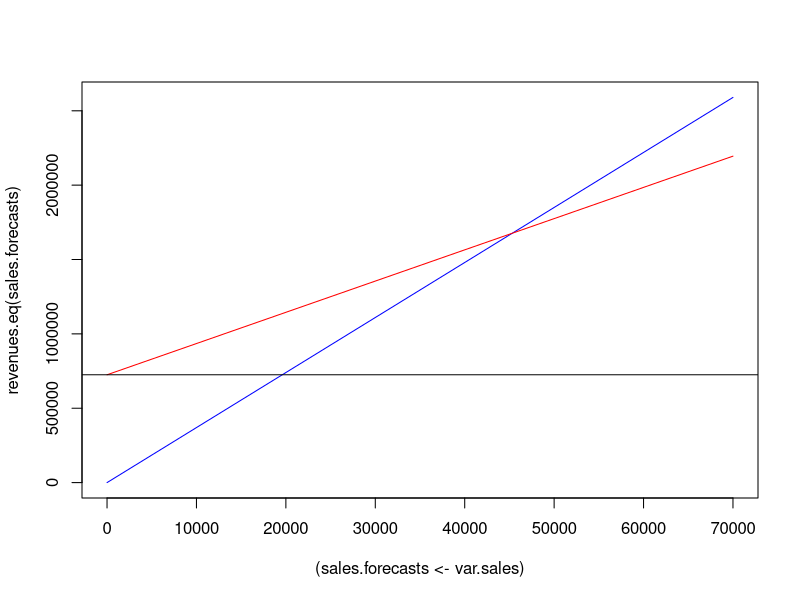

Generate this figure with R:
## ---- chunk 1
knitr::opts_chunk$set(echo = TRUE)
## ---- chunk 2
investment <- 644000
depreciation <- investment/8
sales <- 70000
sales.price <- 37
variable.cost <- 21
fixed.costs <- 725000
tax <- .35
discount <- .15

(break.even <- (fixed.costs + depreciation) / (sales.price - variable.cost))

# Plots
var.sales <- seq(from=0, to=70000, by=1000)
revenues.eq <- function(x) x * sales.price
costs.eq <- function(x) x * variable.cost + fixed.costs
ebit.eq <- function(x) revenues.eq(x) - costs.eq(x) - depreciation
plot((sales.forecasts <- var.sales), revenues.eq(sales.forecasts), col="blue", type="l")
lines(sales.forecasts, costs.eq(sales.forecasts), col="red", type="l")
abline(h=fixed.costs)
## ---- chunk 3
(contribution.margin <- sales.price - variable.cost)
(ebitda <- contribution.margin * rep(sales,8) - fixed.costs)
(ocf <- c(0, ebitda * (1 - tax) + depreciation * tax))
(capital.spending <- c(-investment, rep(0, 8)))
npv <- function(C, r) sum(C /(1 + r)^(0:(length(C)-1)))
(npv.expected <- npv(ocf + capital.spending, discount))
## ---- chunk 4
pvia <- function(r, T) (1 - (1 + r)^(-T)) / r
500 * contribution.margin * pvia(discount, 8)
## ---- chunk 5
(delta.ocf <- - (-1) * sales * (1 - tax))
## ---- chunk 6
investment <- 644000
depreciation <- investment/8
sales <- 70000 * c(.9, 1.1)
sales.price <- 37 * c(.9, 1.1)
variable.cost <- 21 * c(1.1, .9)
fixed.costs <- 725000 * c(1.1, .9)
tax <- .35
discount <- .15

(ocf.best <- c(0, rep(((sales.price[2] - variable.cost[2]) * sales[2]) -
  fixed.costs[2], 8) * (1 - tax) + depreciation * tax))
(ocf.worst <- c(0, rep(((sales.price[1] - variable.cost[1]) * sales[1]) -
  fixed.costs[1], 8) * (1 - tax) + depreciation * tax))
(npv.best <- npv(ocf.best + capital.spending, discount))
(npv.worst <- npv(ocf.worst + capital.spending, discount))
## ---- chunk 7
investment <- 644000
depreciation <- investment/8
sales <- 70000
sales.price <- 37
variable.cost <- 21
fixed.costs <- 725000
tax <- .35
discount <- .15

worst.case <- c(.9 * sales,
               .9 * sales.price,
               1.1 * variable.cost,
               1.1 * fixed.costs)
expected.case <- c(sales,
                   sales.price,
                   variable.cost,
                   fixed.costs)
best.case <- c(1.1 * sales,
               1.1 * sales.price,
               .9 * variable.cost,
               .9 * fixed.costs)
scenario.matrix <- matrix(c(worst.case, expected.case, best.case), ncol=3)
colnames(scenario.matrix) <- c("Pessimistic", "Expected", "Optimistic")
rownames(scenario.matrix) <- c("Sales volume", "Sales price", "Variable cost", "Fixed costs")
knitr::kable(scenario.matrix)
## ---- chunk 8
ocf <- function(C) { c(0, ((C[2] - C[3]) * C[1] - C[4]) * (1 - tax) +
  depreciation * tax) }
(sales.vol.w <- c(scenario.matrix[1,1], scenario.matrix[,2][-1]))
(sales.vol.b <- c(scenario.matrix[1,3], scenario.matrix[,2][-1]))
(sales.price.w <- c(scenario.matrix[1,2], scenario.matrix[2,1], scenario.matrix[,2][3:4]))
(sales.price.b <- c(scenario.matrix[1,2], scenario.matrix[2,3], scenario.matrix[,2][3:4]))
(variable.cost.w <- c(scenario.matrix[,2][1:2], scenario.matrix[3,1], scenario.matrix[,2][4]))
(variable.cost.b <- c(scenario.matrix[,2][1:2], scenario.matrix[3,3], scenario.matrix[,2][4]))
(fixed.costs.w <- c(scenario.matrix[,2][1:3], scenario.matrix[4,1]))
(fixed.costs.b <- c(scenario.matrix[,2][1:3], scenario.matrix[4,3]))
scenario.results <- matrix(c(npv(ocf(sales.vol.w), discount),
                             npv(ocf(sales.price.w), discount),
                             npv(ocf(variable.cost.w), discount),
                             npv(ocf(fixed.costs.w), discount),
                             rep(npv.expected, 4),
                             npv(ocf(sales.vol.b), discount),
                             npv(ocf(sales.price.b), discount),
                             npv(ocf(variable.cost.b), discount),
                             npv(ocf(fixed.costs.b), discount)), ncol=3)
colnames(scenario.results) <- c("Pessimistic", "Expected", "Optimistic")
rownames(scenario.results) <- c("Sales Volume", "Sales Price", "Variable cost", "Fixed costs")
knitr::kable(scenario.results, caption="NPV results for sensitivity analysis")
## ---- chunk 9
accounting.break.even <- c("95,300", "143,806", "7,835")
unit.price <- c("$ 41", "  ? ", "  97")
unit.variable.cost <- c("$30", " 56", " ? ")
fixed.costs <- c("$ 820,000", " 2,750,000", "   160,000")
depreciation <- c("      ?", "$1,150,000", "    105,000")
p3.tbl <- matrix(c(accounting.break.even, unit.price, unit.variable.cost, fixed.costs, depreciation), nrow=3)
colnames(p3.tbl) <- c("Break-even", "Price", "Variable Cost", "Fixed Costs", "Depreciation")
p3.tbl
## ---- chunk 10
(unit.price <- (2750000 + 1150000) / 143806 + 56)
(unit.variable.cost <- - (160000 + 105000) / 7835 + 97)
(depreciation <- 95300 * (41 - 30) - 820000)
## ---- chunk 11
investment <- 390000
depreciation <- investment/5
unit.price <- 25
unit.variable.cost <- 11
fixed.costs <- 280000
tax <- .34
discount <- .12

pvia <- function(r, T) (1 - (1 + r)^(-T))
eac <- investment / pvia(discount, 5)
(financial.break.even <- (eac + fixed.costs * (1 - tax) - depreciation * tax) /
    ((unit.price - unit.variable.cost)*(1-tax)))
## ---- chunk 12
contribution.margin <- 475000
(investment <- c(2900000 - 210000 * c(0, 1, 2, 3), rep(2270000, 6)))
discount <- .09
cash.flow <- 475000
pvia <- function(r, T) (1 - (1 + r)^(-T)) / r
pv.annuity <- cash.flow * pvia(discount, 10)
pv <- function(C, r, T) C * (1 + r)^(-T)
pv.c <- c(pv.annuity - investment[1])
for(y in 1:9){
  pv.c <- c(pv.c, pv(pv.annuity, discount, y) - investment[y+1])
}
pv.c
## ---- chunk 13
discount <- .11
npv <- function(C, r) sum(C / ( 1 + r) ^ (0:(length(C)-1)))
pv <- function(F, r, t) F / (1 + r) ^ (t)
(test.payoff <- .8 * 34 + .2 * 12)
(no.test.payoff <- .5 * 34 + .5 * 12)
(pv.test.payoff <- pv(test.payoff, discount, 1))
(npv.test <- pv.test.payoff - 1.3)
(npv.no.test <- no.test.payoff)
## ---- chunk 14
payoff <- 1900000
(launch <- .5 * payoff)
(focus.group <- .65 * payoff - 175000)
(consulting <- .8 * payoff - 390000)
## ---- chunk 15
payoff.success <- 19
payoff.fail <- 6
discount <- .15
(launch <- .55 * 19 + .45 * 6)
(research <- (.7 * 19 + .3 * 6) / (1 + discount) - 1.2)
## ---- chunk 16
p9.tbl <- matrix(c("= $35", "= $6.10", "= $375,000", "= $120,000", "= 35%"),
                 ncol=1)
rownames(p9.tbl) <- c("Sales price per abalone",
                      "Variable costs per abalone",
                      "Fixed costs per year",
                      "Depreciation per year",
                      "Tax rate")
knitr::kable(p9.tbl)
## ---- chunk 17
sales.price <- 35
variable.cost <- 6.10
fixed.costs <- 375000
depreciation <- 120000
tax <- .35
discount <- .15
investment <- 840000

(accounting.break.even <- (fixed.costs + depreciation) /
  (sales.price - variable.cost))
pvia <- function(r, t) (1 - (1 + r)^(-t)) / r
(eac <- investment / pvia(discount, 7))
(financial.break.even <- (eac + fixed.costs * (1 - tax) - depreciation * tax) /
    ((sales.price - variable.cost)*(1-tax)))
## ---- chunk 18
investment <- 575000
depreciation <- investment / 5
sales.price <- 60
variable.cost <- 14
fixed.costs <- 165000
tax <- .34
discount <- .08

pvia <- function(r, t) (1 - (1 + r)^(-t)) / r
(eac <- investment / pvia(discount, 5))
(financial.break.even <- (eac + fixed.costs * (1 - tax) - depreciation * tax) /
    ((sales.price - variable.cost)* (1 - tax)))
## ---- chunk 19
investment <- 820000
depreciation <- investment/4
sales <- 450 * c(.9, 1, 1.1)
unit.price <- 18000
variable.cost <- 15400
fixed.costs <- 610000
tax <- .35
discount <- .15

(contribution.margin <- unit.price - variable.cost)
(ocf <- (contribution.margin * sales - fixed.costs) * (1 - tax) +
    depreciation * tax)
npv <- function(C, r) sum(C / (1 + r)^(0:(length(C)-1)))
npvs <- c(npv(ocf[1], discount),
          npv(ocf[2], discount),
          npv(ocf[3], discount))
## ---- chunk 20
p13.tbl <- matrix(c(sales, npvs), ncol=2)
rownames(p13.tbl) <- c("Worst case", "Base case", "Best case")
colnames(p13.tbl) <- c("Sales volume", "NPV")
knitr::kable(p13.tbl, caption="Variable Sales")
## ---- chunk 21
fixed.costs <- 610000 * c(1.1, 1, .9)
sales <- 450

(ocf <- (contribution.margin * sales - fixed.costs) * (1 - tax) +
    depreciation * tax)
npvs <-c(npv(ocf[1], discount),
         npv(ocf[2], discount),
         npv(ocf[3], discount))
## ---- chunk 22
p13.tbl.2 <- matrix(c(fixed.costs, npvs), ncol=2)
rownames(p13.tbl.2) <- c("Worst case", "Base case", "Best case")
colnames(p13.tbl.2) <- c("Fixed Costs", "NPV")
knitr::kable(p13.tbl.2, caption="Variable Fixed Costs")
## ---- chunk 23
# New set of golf clubs
unit.price.new <- 875
variable.cost.new <-430
est.volume.new <- 60000
fixed.costs <- 9300000
investment <- 29400000
depreciation <- investment/7
net.working.capital <- 1400000
# Effects on high end golf club sales
est.loss.sales.high <- -12000
unit.price.high <- 1100
variable.cost.high <- 620
# Effects on low end golf club sales
est.inc.sales.low <- 15000
unit.price.low <- 400
variable.cost.low <- 210
# Tax and discount rates
tax <- .40
discount <- .14

# capital spending
capital.spending <- c(-investment-net.working.capital,
  rep(0,6), net.working.capital)

# Revenues and variable costs
new.clubs <- unit.price.new - variable.cost.new
high.clubs <- unit.price.high - variable.cost.high
low.clubs <- unit.price.low - variable.cost.low

(net.all <- new.clubs * est.volume.new +
           high.clubs * est.loss.sales.high +
           low.clubs * est.inc.sales.low - fixed.costs)

(ocf <- c(0, rep(net.all  * (1 - tax) + depreciation * tax, 7)))

payback <- function(C) {
  cumsum.C <- cumsum(C)
  pb.idx <- which(cumsum.C >= 0)[1]
  if (pb.idx > 1){
    prior.cf <- cumsum.C[pb.idx-1]
    current.cf <- cumsum.C[pb.idx]
    additional.time <- abs(prior.cf) / (current.cf - prior.cf)
    payback.period <- (pb.idx - 1) + additional.time - 1
  } else {
    payback.period <- pb.idx - 1
  }
  payback.period
}
npv <- function(C, r) sum(C / (1 + r)^(0:(length(C)-1)))
irr <- function(C) {
  f <- function(r) sum(C / (1 + r)^(0:(length(C)-1)))
  uniroot(f, lower=1e-5, upper=1, tol=1e-8)$root
}
payback(ocf + capital.spending)
irr(ocf + capital.spending)
npv(ocf + capital.spending, discount)
## ---- chunk 24
# New set of golf clubs
unit.price.new <- 875 * c(1.1, 1, .9)
variable.cost.new <-430 * c(.9, 1, 1.1)
est.volume.new <- 60000 * c(1.1, 1, .9)
fixed.costs <- 9300000 * c(.9, 1, 1.1)
investment <- 29400000
depreciation <- investment/7
net.working.capital <- 1400000 * c(.9, 1, 1.1)
# Effects on high end golf club sales
est.loss.sales.high <- -12000 * c(1.1, 1, .9)
unit.price.high <- 1100
variable.cost.high <- 620
# Effects on low end golf club sales
est.inc.sales.low <- 15000 * c(.9, 1, 1.1)
unit.price.low <- 400
variable.cost.low <- 210
# Tax and discount rates
tax <- .40
discount <- .14


# capital spending
(capital.spending.best <- c(-investment-net.working.capital[1],
  rep(0,6), net.working.capital[1]))
(capital.spending.base <- c(-investment-net.working.capital[2],
  rep(0,6), net.working.capital[2]))
(capital.spending.worst <- c(-investment-net.working.capital[3],
  rep(0,6), net.working.capital[3]))

# Revenues and variable costs
new.clubs <- unit.price.new - variable.cost.new
high.clubs <- unit.price.high - variable.cost.high
low.clubs <- unit.price.low - variable.cost.low

(net.all <- new.clubs * est.volume.new +
           high.clubs * est.loss.sales.high +
           low.clubs * est.inc.sales.low - fixed.costs)

(ocf.worst <- c(0, rep(net.all[1]  * (1 - tax) + depreciation * tax, 7)))
(ocf.base <- c(0, rep(net.all[2]  * (1 - tax) + depreciation * tax, 7)))
(ocf.best <- c(0, rep(net.all[3]  * (1 - tax) + depreciation * tax, 7)))

npv <- function(C, r) sum(C / (1 + r)^(0:(length(C)-1)))
npv(ocf.best + capital.spending.best, discount)
npv(ocf.base + capital.spending.base, discount)
npv(ocf.worst + capital.spending.worst, discount)
## ---- chunk 25
volume <- 9000
net.unit.cash.flow <- 35
cash.flow <- 315000
discount <- .16
investment <- 1350000
pv <- function(C, r, t) C / (1 + r)^t
pvia <- function(r, t) (1 - (1 + r)^(-t)) / r
(npv.base <- pvia(discount, 10) * cash.flow - investment)
## ---- chunk 26
m.cash.flow <- cash.flow
#(m.cash.flow <- cash.flow * 1:10*.1)
(abandon <- pv(950000+m.cash.flow, discount, 1) - investment)
(proceed <- pvia(discount, 10) * m.cash.flow - investment)
proceed < abandon
## ---- chunk 27
abandonment.value <- 950000
cash.flow.success <- 35*11000
cash.flow.failure <- 35*4000
investment <- 1350000
discount <- .16
pv <- function(C, r, t) C / (1 + r)^t
pvia <- function(r, t) (1 - (1 + r)^(-t)) / r
(pv.abandon <- pv(abandonment.value+cash.flow.failure, discount, 1))
(pv.success <- pvia(discount, 10) * cash.flow.success)
(npv <- .5 * pv.abandon + .5 * pv.success - investment)
(npv.abandon <- pv.abandon - investment)
## ---- chunk 28
cash.flow <- 35*11000
cash.flow.expand <- 35*22000

(pv.expand <- pv(cash.flow, discount, 1) + pvia(discount, 9) * cash.flow.expand)
(npv <- .5 * pv.abandon + .5 * pv.expand - investment)
(npv.expand <- pv.expand - investment)
## ---- chunk 29
payout <- 15000
contribution.margin <- 10 - 4.5
discount <- .12
tax <- .3

pvia <- function(r, t) (1 - (1 + r)^(-t)) / r
eac <- 15000 / pvia(discount, 3)
(eac / (contribution.margin * (1 - tax)))
## ---- chunk 30
payout.1p <- 15000000 * .01
payout.10 <- 10000

(.1 * .4 * payout.1p)
## ---- chunk 31
reserves <- 48000
production <- 6000
mine.life <- reserves / production
discount <- .12
investment <- 34000000
(price.today <- 1400)
pv <- function(C, r, t) C / (1 + r)^t
(price.1yr <- .6 * 1600 + .4 * 1300)

pvia <- function(r, t) (1 - (1 + r)^(-t)) / r
pvia(discount, mine.life)
production*price.today
(pv.today <- pvia(discount, mine.life) * production * price.today - investment)
production*price.1yr
pv(pvia(discount, mine.life) * production * price.1yr, discount, 1)
(pv.1yr <- pv(pvia(discount, mine.life) * production * price.1yr, discount, 1) - investment)
# Because of opportunity cost we subtract the pv of opening today.
(value.waiting.1.yr <- pv.1yr - pv.today)
## ---- chunk 32
ocf <- 10.5
discount <- .13
investment <- 51
depreciation <- investment/10
pvia <- function(r, t) (1 - (1 + r)^(-t)) / r
(npv <- pvia(discount, 10) * ocf - investment)
## ---- chunk 33
volume <- 15
net.per.unit <- 305000
investment <- 15000000
discount <- .16
lifespan <- 5

pvia <- function(r, t) (1 - (1 + r)^(-t)) / r
pv <- function(C, r, t) C / (1 + r)^t
(npv <- pvia(discount, lifespan) * (volume * net.per.unit) - investment)

salvage <- 11000000
revised.volume <- 20
pv <- function(C, r, t) C / (1 + r)^t
(pv.yr1 <- pv(volume * net.per.unit, discount, 1))
(npv.unsuccessful <- .5 * salvage)
(npv.successful <- .5 * pvia(discount, 4) * (revised.volume * net.per.unit))
(npv.total <- pv.yr1 + pv(npv.unsuccessful + npv.successful, discount, 1) - investment)
## ---- chunk 34
pessimistic <- c("105,000", "20%", "$  150", "$  104", "$ 965,000", "$1,900,00")
expected <- c("120,000", "23%", "$  155", "$  99", "$ 920,000", "$1,800,00")
optimistic <- c("145,000", "25%", "$  161", "$  98", "$ 890,000", "$1,700,000")

p25.tbl <- data.frame(pessimistic, expected, optimistic)
colnames(p25.tbl) <- c("Pessimistic", "Expected", "Optimistic")
rownames(p25.tbl) <- c("Market size", "Market share", "Selling price",
  "Variable costs per unit", "Fixed costs per year", "Initial investment")
knitr::kable(p25.tbl)
## ---- chunk 35
lifespan <- 6
discount <- .13
tax <- .4
market.size <- c(105000, 120000, 145000)
market.share <- c(.2, .23, .25)
selling.price <- c(150, 155, 161)
variable.cost <- c(104, 99, 98)
fixed.costs <- c(965000, 920000, 890000)
initial.investment <- c(1900000, 1800000, 1700000)
depreciation <- initial.investment/lifespan


options(scipen=999)
pessimistic <- c(105000, .20, 150, 104, 965000, 1900000)
expected <- c(120000, .23, 155, 99, 920000, 1800000)
optimistic <- c(145000, .25, 161, 98, 890000, 17000000)
m25 <- matrix(c(pessimistic, expected, optimistic), ncol=3, byrow=F)
colnames(m25) <- c("Pessimistic", "Expected", "Optimistic")
rownames(m25) <- c("Market size", "Market share", "Selling price",
  "Variable costs per unit", "Fixed costs per year", "Initial investment")
knitr::kable(m25)

(contribution.margin <- selling.price[2] - variable.cost[2])
(revenues <- market.size[2] * market.share[2] * contribution.margin -
  fixed.costs[2])

(expected.results <- rep(
  (((selling.price[2] - variable.cost[2]) * market.share[2] * market.size[2] -
      fixed.costs[2]) * (1 - tax) + depreciation[2] * tax) *
    pvia(discount, lifespan) - initial.investment[2], 6))

(pessimistic.results <- c(
  (((selling.price[1] - variable.cost[2]) * market.share[2] * market.size[2] -
     fixed.costs[2]) * (1 - tax) + depreciation[2] * tax) *
  pvia(discount, lifespan) - initial.investment[2],

  (((selling.price[2] - variable.cost[1]) * market.share[2] * market.size[2] -
      fixed.costs[2]) * (1 - tax) + depreciation[2] * tax) *
    pvia(discount, lifespan) - initial.investment[2],
  
  (((selling.price[2] - variable.cost[2]) * market.share[1] * market.size[2] -
      fixed.costs[2]) * (1 - tax) + depreciation[2] * tax) *
    pvia(discount, lifespan) - initial.investment[2],
  
  (((selling.price[2] - variable.cost[2]) * market.share[2] * market.size[1] -
      fixed.costs[2]) * (1 - tax) + depreciation[2] * tax) *
    pvia(discount, lifespan) - initial.investment[2],
  
  (((selling.price[2] - variable.cost[2]) * market.share[2] * market.size[2] -
      fixed.costs[1]) * (1 - tax) + depreciation[2] * tax) *
    pvia(discount, lifespan) - initial.investment[2],
  
  (((selling.price[2] - variable.cost[2]) * market.share[2] * market.size[2] -
      fixed.costs[2]) * (1 - tax) + depreciation[1] * tax) *
    pvia(discount, lifespan) - initial.investment[1]))

(optimistic.results <- c(
  (((selling.price[3] - variable.cost[2]) * market.share[2] * market.size[2] -
     fixed.costs[2]) * (1 - tax) + depreciation[2] * tax) *
  pvia(discount, lifespan) - initial.investment[2],

  (((selling.price[2] - variable.cost[3]) * market.share[2] * market.size[2] -
      fixed.costs[2]) * (1 - tax) + depreciation[2] * tax) *
    pvia(discount, lifespan) - initial.investment[2],
  
  (((selling.price[2] - variable.cost[2]) * market.share[3] * market.size[2] -
      fixed.costs[2]) * (1 - tax) + depreciation[2] * tax) *
    pvia(discount, lifespan) - initial.investment[2],
  
  (((selling.price[2] - variable.cost[2]) * market.share[2] * market.size[3] -
      fixed.costs[2]) * (1 - tax) + depreciation[2] * tax) *
    pvia(discount, lifespan) - initial.investment[2],
  
  (((selling.price[2] - variable.cost[2]) * market.share[2] * market.size[2] -
      fixed.costs[3]) * (1 - tax) + depreciation[2] * tax) *
    pvia(discount, lifespan) - initial.investment[2],
  
  (((selling.price[2] - variable.cost[2]) * market.share[2] * market.size[2] -
      fixed.costs[2]) * (1 - tax) + depreciation[3] * tax) *
    pvia(discount, lifespan) - initial.investment[3]))

m25.results <- matrix(c(pessimistic.results,
                        expected.results,
                        optimistic.results),
                      ncol=3)
colnames(m25.results) <- c("Pessimistic", "Expected", "Optimistic")
rownames(m25.results) <- c("Market size", "Market share", "Selling price",
  "Variable costs per unit", "Fixed costs per year", "Initial investment")

knitr::kable(m25.results)

sum(1/length(m25.results) * m25.results)
